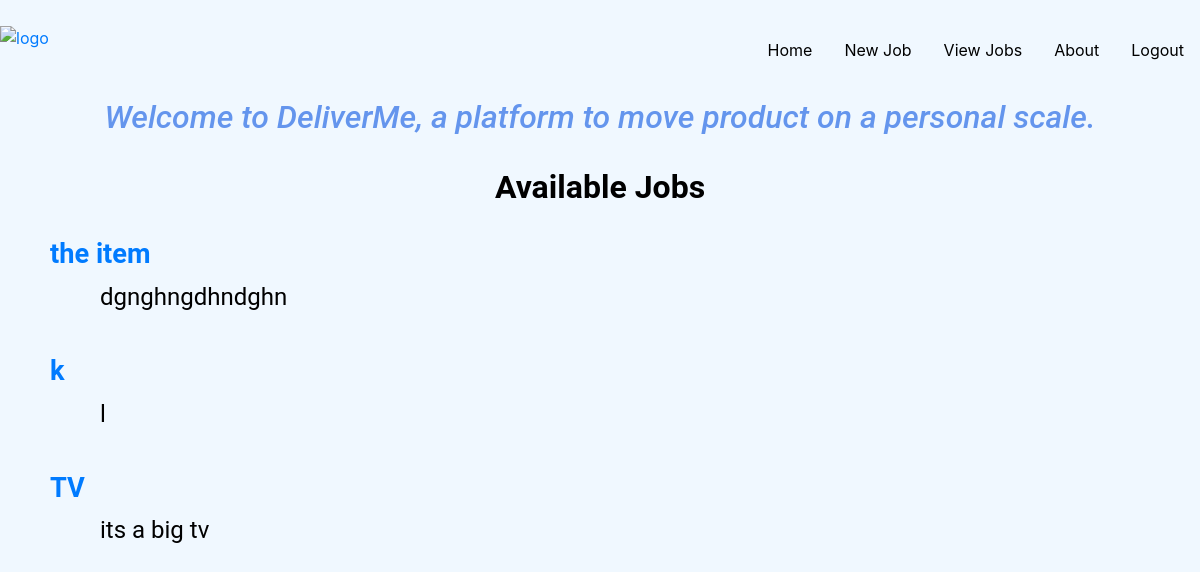
The page /list/ on the database as committed earlier.
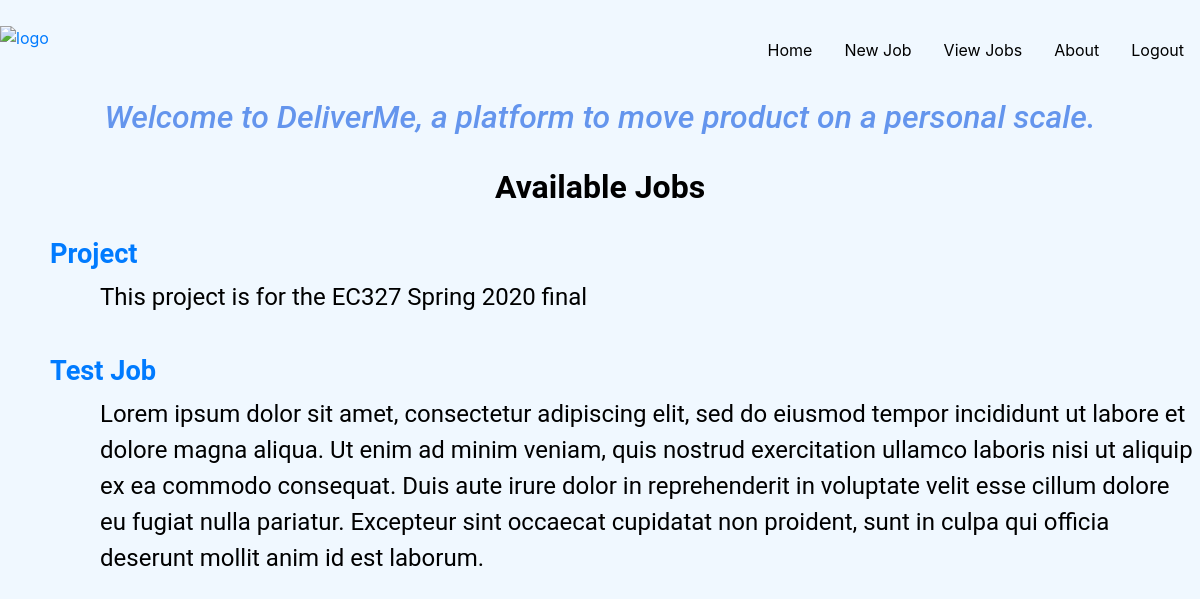
The same page on the database as committed later.
### DeliverApp/models.py (models this page shows)
class DeliveryRequest(models.Model):
    pickupName = models.CharField(max_length=30)
    pickupStreetAddress = models.CharField(max_length=100)
    pickupCity = models.CharField(max_length=20)
    pickupState = models.CharField(max_length=2)
    pickupZipcode = models.CharField(max_length=5)
    dropoffName = models.CharField(max_length=30)
    dropoffStreetAddress = models.CharField(max_length=100)
    dropoffCity = models.CharField(max_length=20)
    dropoffState = models.CharField(max_length=2)
    dropoffZipcode = models.CharField(max_length=5)
    emailaddress= models.CharField(max_length=50, default= "")
    item = models.CharField(max_length=30)
    description = models.TextField()
    dateCreated = models.DateTimeField(default=timezone.now)
    lastModified = models.DateTimeField(auto_now=True)

### DeliverApp/views.py (the view)
# urls.py: path('list/', views.requestList, name='requestList'),
def requestList(request):
    posts = DeliveryRequest.objects.all()
    return render(request, 'requestList.html', {'posts': posts})

### templates/requestList.html (shortened to what this page needs)
<!DOCTYPE html>
<html lang="en">
{% extends 'base.html' %}
{% block page_content %}
<head>
    <br>
    <div class="nav-bar">
    <a href="/"><img src="https://raw.githubusercontent.com/taylorschissel/DeliverMeProj/working_forms/templates/delivermelogo.png" alt="logo" width = 200 height = 60></a><a target='_blank' href='http://127.0.0.1:8000/'></a>
        <ul>
         <li><a href="{% url 'logout' %}">Logout</a></li>
         <li><a href="/about/">About</a></li>
         <li><a href="/list/">View Jobs</a></li>
        <li><a href="{% url 'newRequest' %}" class="top-menu">New Job</a></li>
         <li><a href="/">Home</a></li>
    </ul>
        </div>
    <br>
    <br>
</head>
<body>
<h1 class="center">Welcome to DeliverMe, a platform to move product on a personal scale.</h1><br>
<h2 class="center">Available Jobs</h2><br>
<div id="list-container">
{% for post in posts %}
    <div>
        <h3><a href="{% url 'requestDetail' pk=post.pk %}">{{ post.item }}</a></h3>
        <p>{{ post.description }}</p>
    <br>
    </div>
{% endfor %}
</div>
{% endblock %}

Rows that differ between the two databases and show on the page:
removed DeliveryRequest: item "the item", description "dgnghngdhndghn"
removed DeliveryRequest: item "k", description "l"
removed DeliveryRequest: item "TV", description "its a big tv"
added DeliveryRequest: item "Project", description "This project is for the EC327 Spring 2020 final"
added DeliveryRequest: item "Test Job", description "Lorem ipsum dolor sit amet, consectetur adipiscing elit, sed do eiusmod tempor incididunt ut labore et dolore magna aliqua. Ut enim ad minim veniam, quis nostrud exercitation ullamco laboris nisi ut aliquip ex ea commodo consequat. Duis aute irure dolor in reprehenderit in voluptate velit esse cillum dolore eu fugiat nulla pariatur. Excepteur sint occaecat cupidatat non proident, sunt in culpa qui officia deserunt mollit anim id est laborum."
